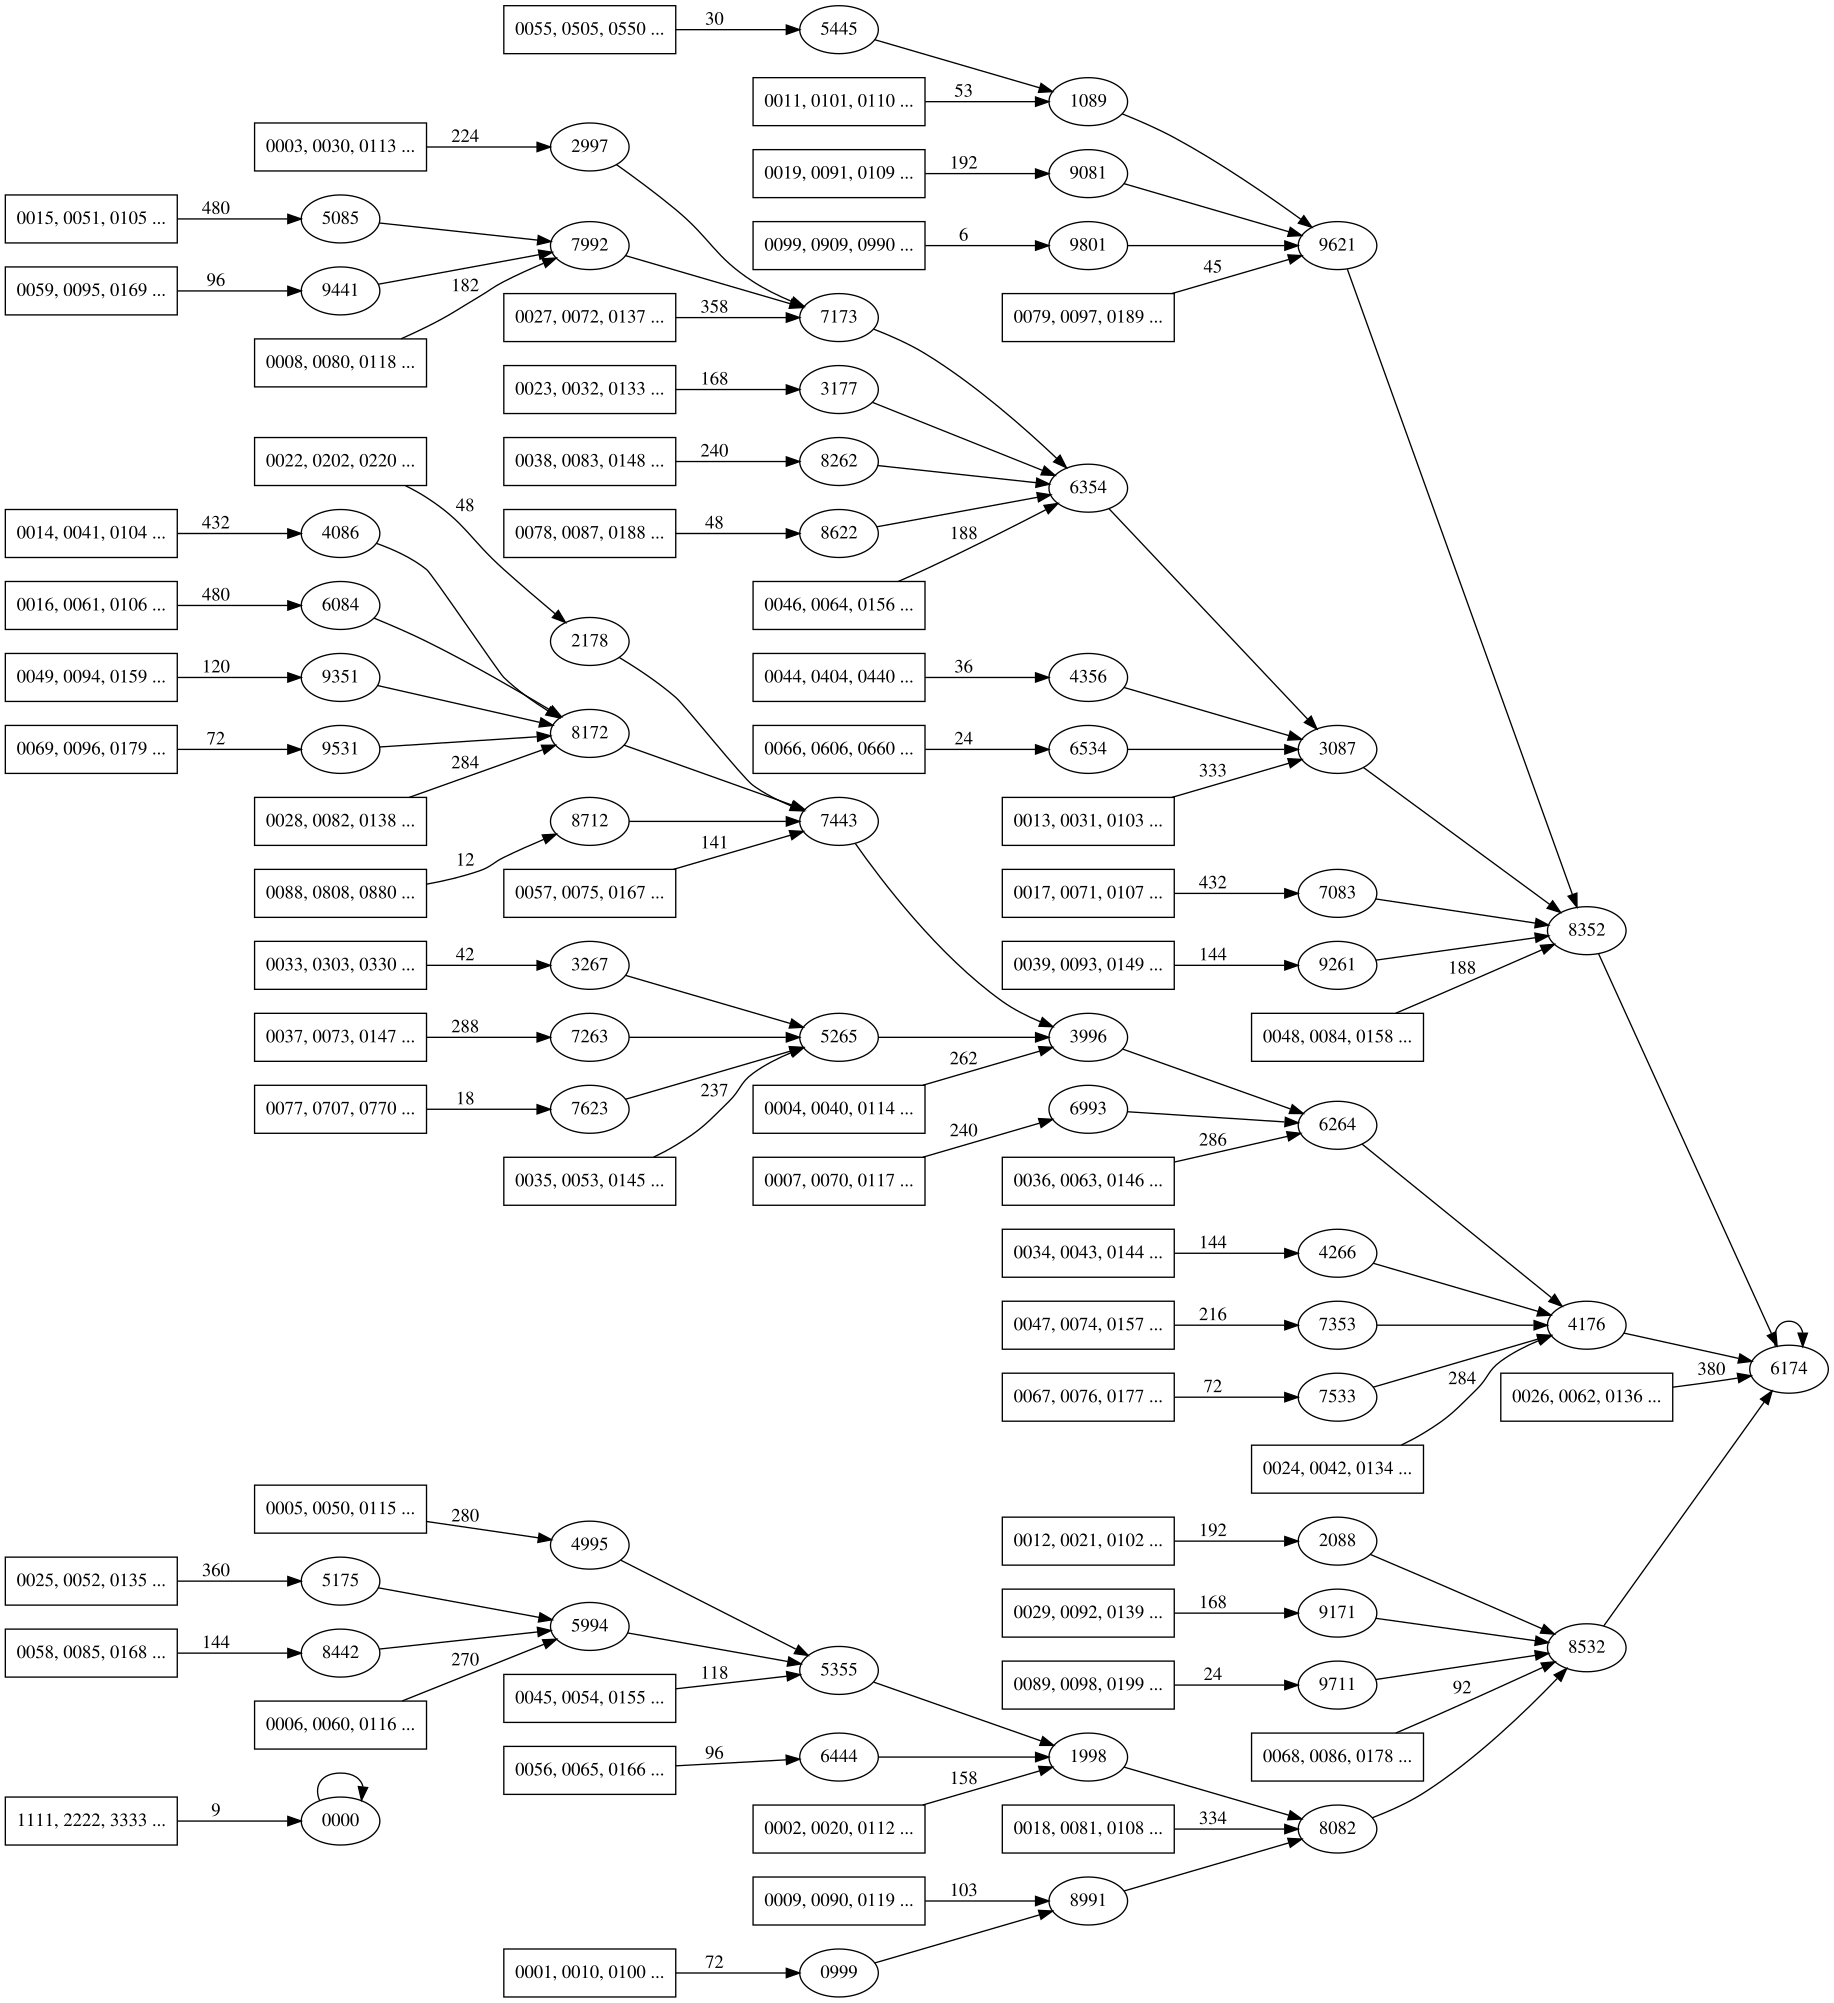

Generate this figure with Python:
'''
Analyzing the Kaprekar process
'''

def step(x):
	'''
	One step in the Kaprekar process.
	0. Take a 4-digit number
	1. Sort the digits in ascending order
	2. Sort the digits in descending order
	3. return ascending - descending

	>>> step(3764)
	4176
	>>> step(4176)
	6174
	>>> step(6174)
	6174

	:param x:
	:return:
	'''
	zero_padded = "{:04d}".format(x)
	ascending = int(''.join(sorted(zero_padded)))
	descending = int(''.join(sorted(zero_padded, reverse=True)))
	return descending - ascending

def gen_graph():
	"""
	Generate the dot-format (www.graphviz.org) representation of the Kaprekar process
	for all the 4-digit number

		Usage on Mac:
        $ python kaprekar.py | dot -Tsvg > kaprekar.svg
        $ open -a Safari kaprekar.svg
	:return:
	"""
	graph = {}


	for n in range(10000):
		graph['{:04d}'.format(n)] = '{:04d}'.format(step(n))

	sources = set(graph.keys()) - set(graph.values())
	rest = set(graph.keys()) - sources

	groups = {}
	for leaf in sources:
		target = graph[leaf]
		try:
			groups[target].add(leaf)
		except KeyError:
			groups[target] = {leaf}

	print '''
	digraph {
		graph [rankdir=LR]
	'''

	for n in sorted(rest):
		print '{:s} -> {:s};'.format(n, graph[n])

	print 'node [shape=rectangle];'
	for target, group in sorted(groups.items()):
		label = '"{} ..."'.format(', '.join(sorted(group)[:3]))
		print '{} -> {} [label={}];'.format(label, target, len(group))

	print '}'

if __name__ == '__main__':
	import doctest
	doctest.testmod()
	gen_graph()
